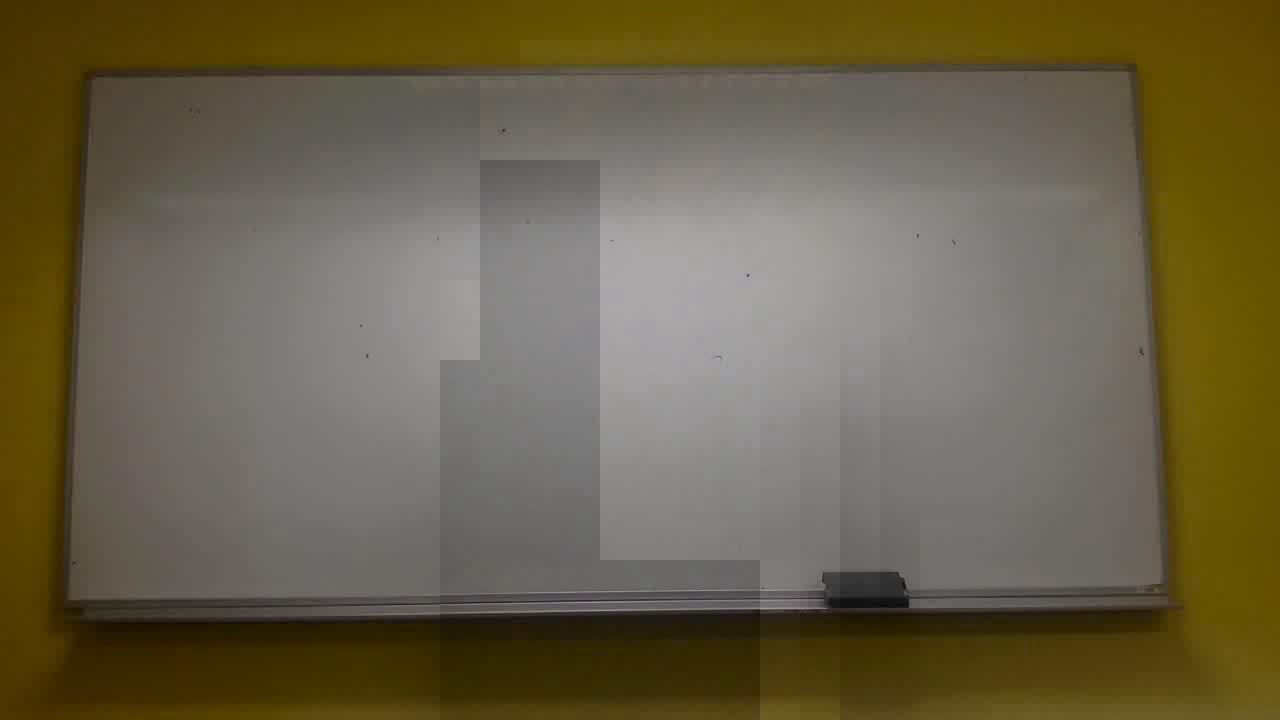
//> input picture frame 14 of video_examples/out.mp4, 1280 x 720 px, given in place of the camera
$ ./opt_flow   (built with g++ and OpenCV 4)
//> lines starting //> are read from the running program, lines starting //| are printed output that depends on the picture
#include <iostream>
#include <opencv2/opencv.hpp>
#include <string>
#include <cmath>
#include <cstdlib>
using namespace std;
using namespace cv;

double get_module(const Vec2f& v)
{
  return sqrt(pow(v[0], 2) + pow(v[1], 2));
}

void paint_block(Mat& curt, const Mat& prev, int r0, int c0, int r1, int c1)
{
  for(int r = r0; r < r1; ++r) {
    for(int c = c0; c < c1; ++c) {
      curt.at<Vec3b>(r,c) = prev.at<Vec3b>(r,c);
    }
  }
}

void crop(Mat& curt, const Mat& prev, const Mat& flow,
          double alpha = 0.2, int r_num_cells = 18, int c_num_cells = 32)
{
  Size img_size = flow.size();
  int h = img_size.height;
  int w = img_size.width;
  int r_step = h / r_num_cells;
  int c_step = w / c_num_cells;
  Mat cell_sums(r_num_cells, c_num_cells, CV_64F, cvScalar(0.));
  double total_sum = 0;
  for(int r = 0; r < h; ++r) {
    for(int c = 0; c < w; ++c) {
      double m = get_module(flow.at<Vec2f>(r,c));
      cell_sums.at<double>(r/r_step, c/c_step) += m;
      total_sum += m;
    }
  }
  double mean_sum = total_sum / (r_num_cells * c_num_cells) * 4;
  Mat painted(r_num_cells, c_num_cells, CV_8U, cvScalar(0));
  for(int rk = 0; rk < r_num_cells-1; ++rk) {
    for(int ck = 0; ck < c_num_cells-1; ++ck) {
      double cell4sum = cell_sums.at<double>(rk, ck) + cell_sums.at<double>(rk, ck+1)
                      + cell_sums.at<double>(rk+1, ck) + cell_sums.at<double>(rk+1, ck+1);
      if(cell4sum > alpha * mean_sum && painted.at<unsigned char>(rk,ck) == 0) {
        for(int rkk = rk; rkk < r_num_cells-1; ++rkk) {
          paint_block(curt, prev, rkk*r_step, ck*c_step, (rkk+2)*r_step, (ck+2)*c_step);
          painted.at<unsigned char>(rkk,ck) = 1;
        }
      }
    }
  }
}

// [14 lines of commented-out code are left out]

void upload_pic(const char* filename, int h = 720, int w = 1280,
                const char* url = "http://ddwrt.jowos.moe:44445/submit.php")
{

  char buffer[100];
  sprintf(buffer, "curl --form \"fileupload=@%s\" %s", filename, url);
  cout << buffer << endl;
  system(buffer);
}

int main(int argc, char** argv)
{
  VideoCapture cap;
  if(argc > 1) {
    cap.open(string(argv[1]));
  } else {
    cap.open(0);
  }

  Mat prev, curt, next;
  cap >> prev;
//> prev is the input picture: 720 rows x 1280 cols, CV_8UC3; mean B, G, R 73.4, 97, 105.9
  cap >> prev;
  cap >> prev;
  cap >> prev;
  cap >> prev;

  cap >> curt;
  Size frame_size = curt.size();
//> frame_size = Size(1280, 720)
  // Mat prev(frame_size, CV_8UC3);
  // prev = Scalar(255, 255, 255);
  Mat curt_gray, next_gray, flow;
  cvtColor(curt, curt_gray, CV_BGR2GRAY);
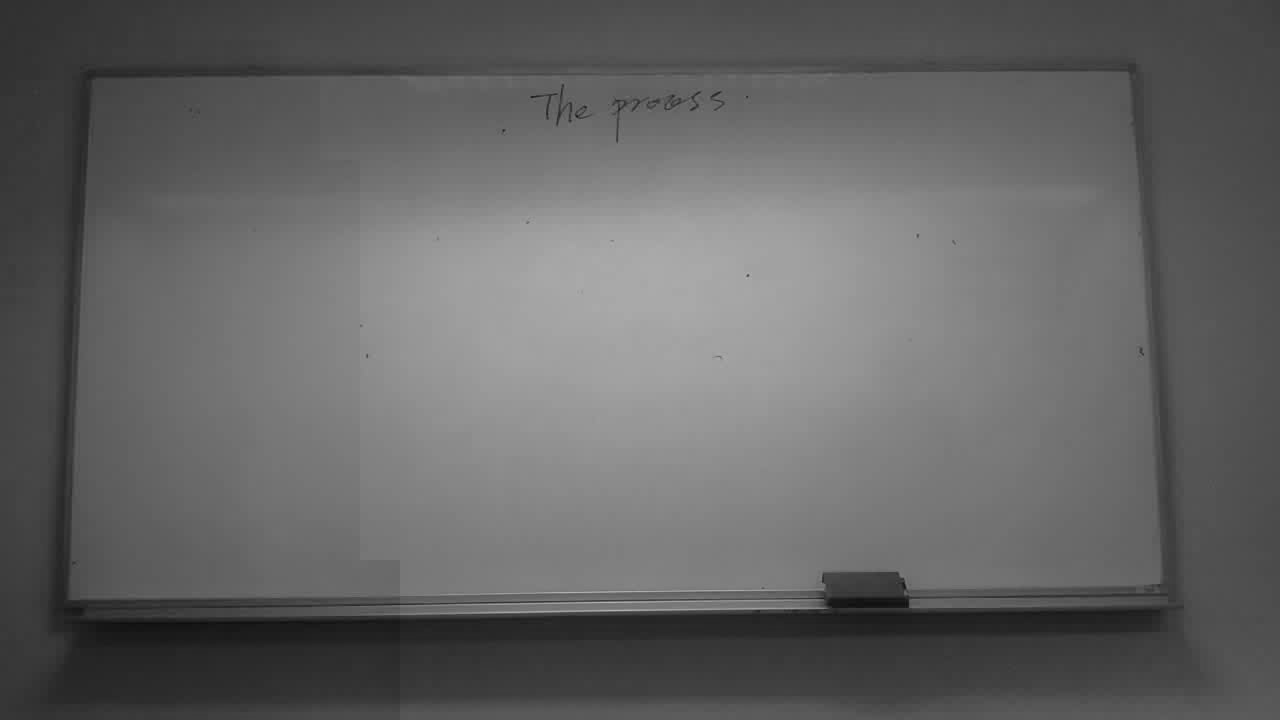
//> curt_gray: 720 rows x 1280 cols, CV_8UC1; min 14, max 181, mean 100.4

  VideoWriter out("out.mp4", CV_FOURCC('m','p','4','v'), 2.0, frame_size);
  VideoWriter origin_out("origin_out.mp4", CV_FOURCC('m','p','4','v'), 2.0, frame_size);

  int i = 0;
  while(true) {
    cap >> next;
    if(!next.data) {
      break;
    }
    origin_out.write(curt);
    cvtColor(next, next_gray, CV_BGR2GRAY);
    calcOpticalFlowFarneback(curt_gray, next_gray, flow, 0.5, 3, 15, 3, 5, 1.2, 0);
    crop(curt, prev, flow);
//> the loop in crop, `for(int r = 0; r < h; ++r)` made 720 passes
//> total_sum on passes 1 to 3: 0.133, 0.293, 0.513
//> after the loop in crop, `for(int r = 0; r < h; ++r)`: total_sum = 13483.6
//> in crop, `double mean_sum = total_sum / (r_num_cells * c_num_cells) * 4;`: mean_sum = 93.64
//> after the loop in crop, `for(int rk = 0; rk < r_num_cells-1; ++rk)`:
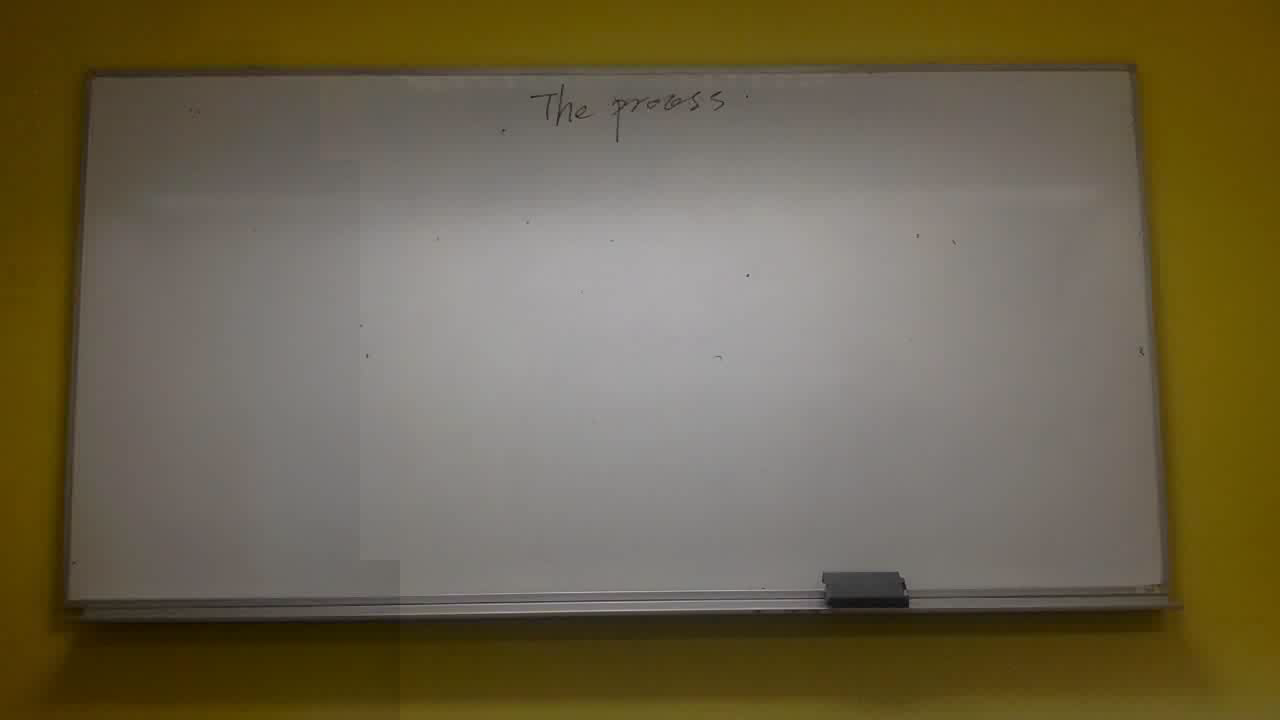
//> curt: 720 rows x 1280 cols, CV_8UC3; mean B, G, R 75.9, 100.5, 110

    ++i;
    cout << i << endl;

    destroyWindow(string("img"));
    imshow(string("img"), curt);
    out.write(curt);

    const char* pic_name = "white_board.png";
    Mat resized_pic;
    resize(curt, resized_pic, Size(1280, 720));
    imwrite(pic_name, resized_pic);
    upload_pic(pic_name);

    prev = curt.clone();
    curt = next.clone();
    curt_gray = next_gray.clone();
  }
  out.release();
  origin_out.release();
  cap.release();
  destroyAllWindows();

  return 0;
}

$ run again, starting later in the video
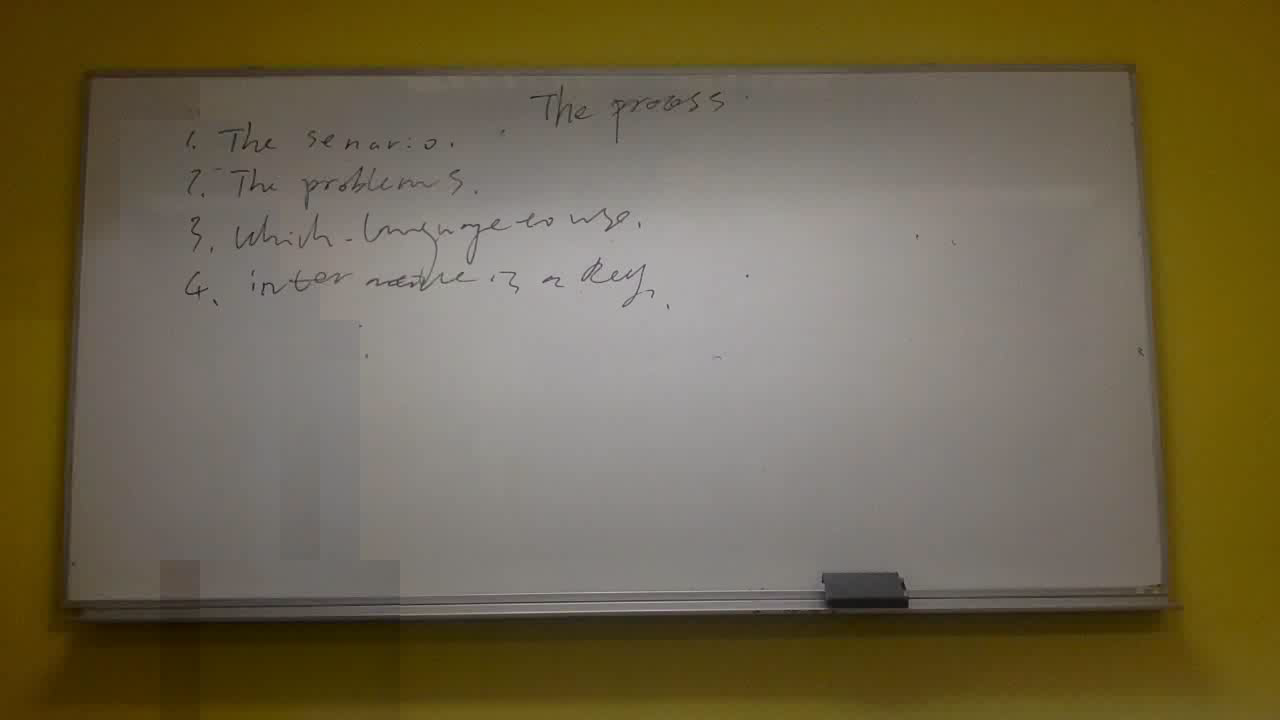
//> input picture frame 63 of video_examples/out.mp4, 1280 x 720 px, given in place of the camera
//> prev is the input picture: 720 rows x 1280 cols, CV_8UC3; mean B, G, R 76.2, 102.1, 112.1
//> `cvtColor(curt, curt_gray, CV_BGR2GRAY);`:
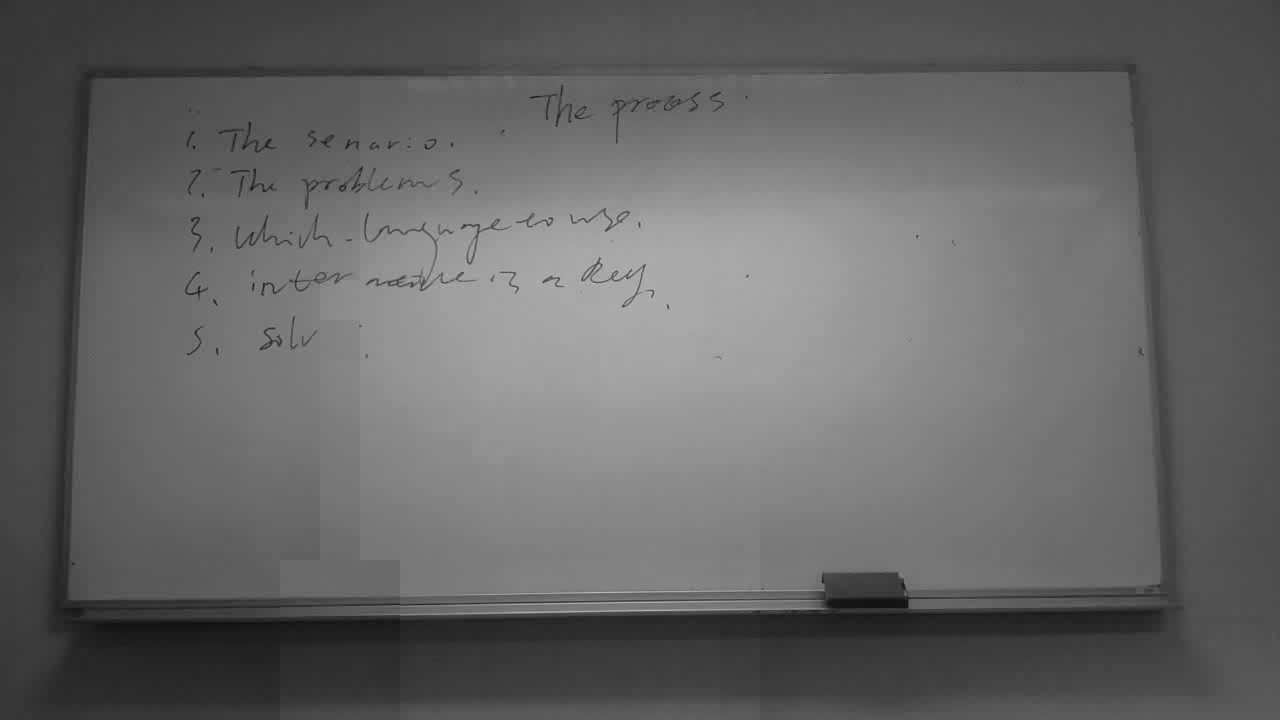
//> curt_gray: 720 rows x 1280 cols, CV_8UC1; min 15, max 196, mean 101.4
//> the loop in crop, `for(int r = 0; r < h; ++r)` made 720 passes
//> total_sum on passes 1 to 3: 0.196, 0.454, 0.822
//> after the loop in crop, `for(int r = 0; r < h; ++r)`: total_sum = 17822
//> mean_sum = 123.8

$ run again, starting later in the video
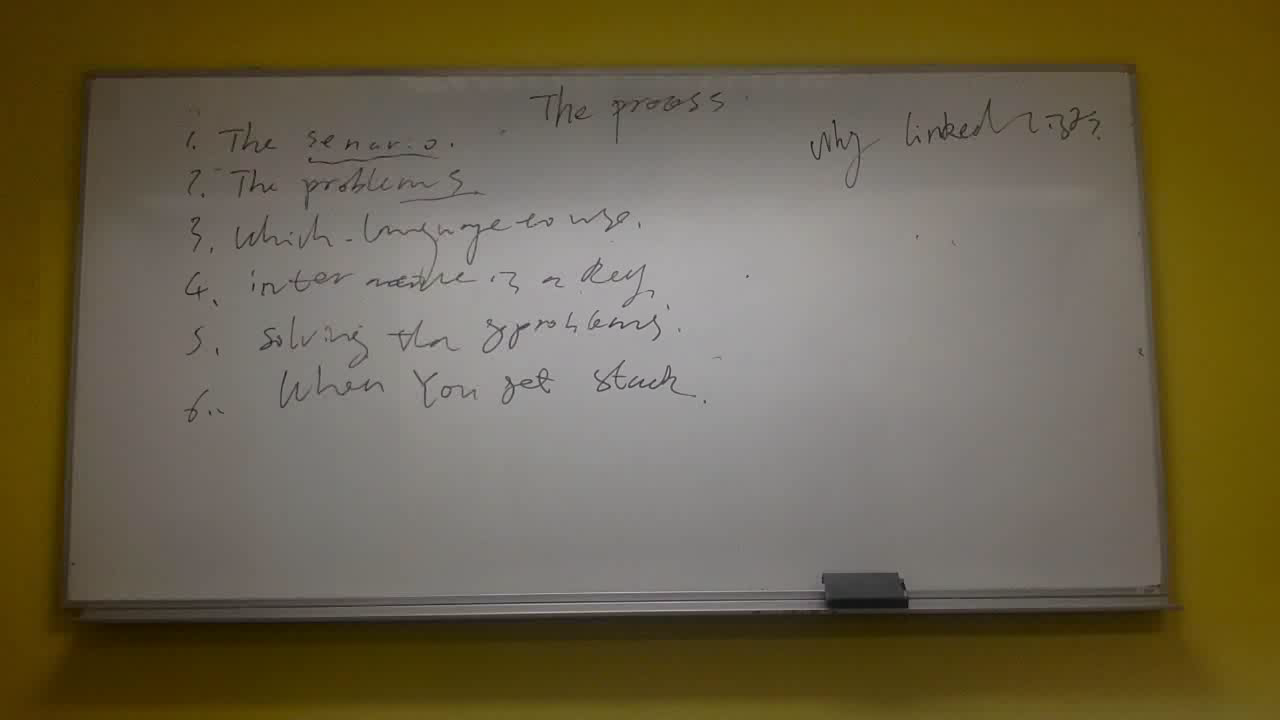
//> input picture frame 112 of video_examples/out.mp4, 1280 x 720 px, given in place of the camera
//> prev is the input picture: 720 rows x 1280 cols, CV_8UC3; mean B, G, R 74.7, 99.5, 108.9
//> `cvtColor(curt, curt_gray, CV_BGR2GRAY);`:
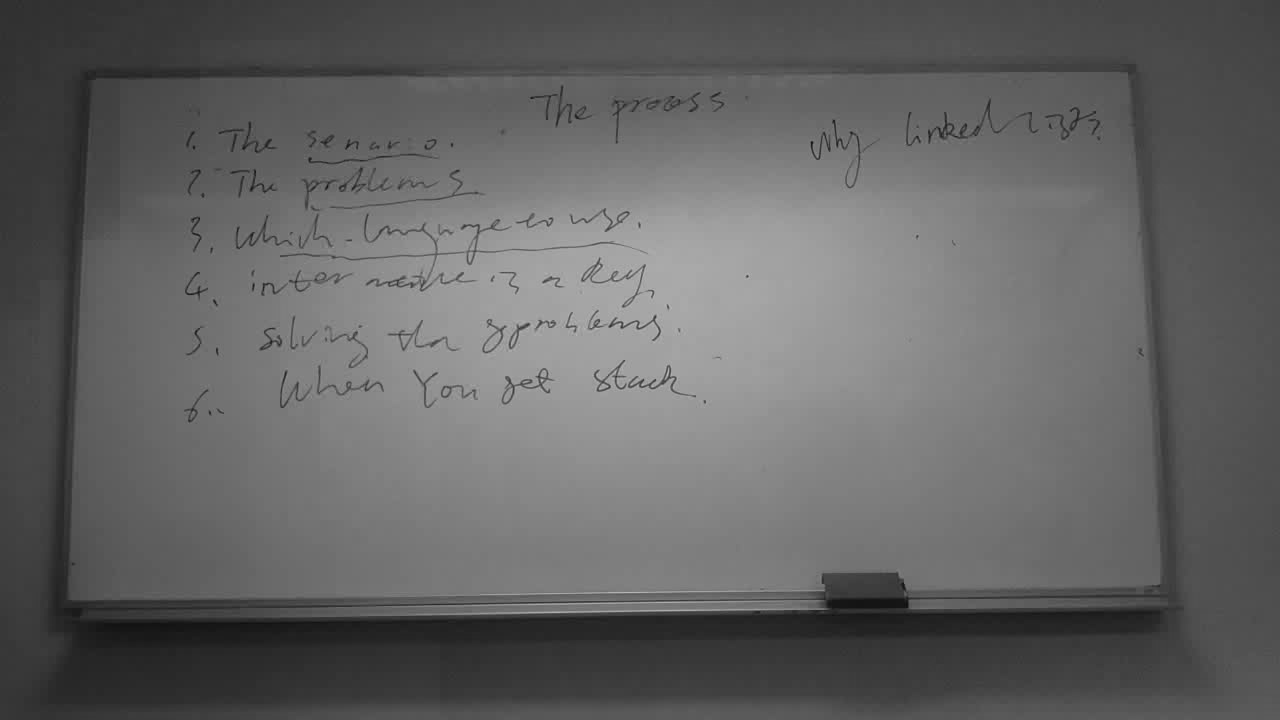
//> curt_gray: 720 rows x 1280 cols, CV_8UC1; min 14, max 195, mean 99.4
//> the loop in crop, `for(int r = 0; r < h; ++r)` made 720 passes
//> total_sum on passes 1 to 3: 0.328, 0.763, 1.38
//> after the loop in crop, `for(int r = 0; r < h; ++r)`: total_sum = 15013.5
//> mean_sum = 104.3
